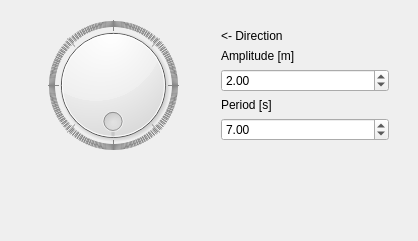
<?xml version="1.0" encoding="UTF-8"?>
<ui version="4.0">
 <class>frmAiryWave</class>
 <widget class="QWidget" name="frmAiryWave">
  <property name="geometry">
   <rect>
    <x>0</x>
    <y>0</y>
    <width>418</width>
    <height>241</height>
   </rect>
  </property>
  <property name="windowTitle">
   <string>Form</string>
  </property>
  <property name="locale">
   <locale language="English" country="UnitedStates"/>
  </property>
  <layout class="QVBoxLayout" name="verticalLayout_2">
   <item>
    <widget class="QWidget" name="widget" native="true">
     <layout class="QGridLayout" name="gridLayout">
      <item row="1" column="2">
       <widget class="QWidget" name="widget_2" native="true">
        <layout class="QVBoxLayout" name="verticalLayout">
         <item>
          <widget class="QLabel" name="label">
           <property name="text">
            <string>&lt;- Direction</string>
           </property>
          </widget>
         </item>
         <item>
          <widget class="QLabel" name="label_2">
           <property name="text">
            <string>Amplitude [m]</string>
           </property>
          </widget>
         </item>
         <item>
          <widget class="QDoubleSpinBox" name="amplitude">
           <property name="singleStep">
            <double>0.500000000000000</double>
           </property>
           <property name="value">
            <double>2.000000000000000</double>
           </property>
          </widget>
         </item>
         <item>
          <widget class="QLabel" name="label_3">
           <property name="text">
            <string>Period [s]</string>
           </property>
          </widget>
         </item>
         <item>
          <widget class="QDoubleSpinBox" name="period">
           <property name="value">
            <double>7.000000000000000</double>
           </property>
          </widget>
         </item>
        </layout>
       </widget>
      </item>
      <item row="1" column="1">
       <widget class="QDial" name="heading">
        <property name="maximum">
         <number>360</number>
        </property>
        <property name="pageStep">
         <number>45</number>
        </property>
        <property name="value">
         <number>0</number>
        </property>
        <property name="orientation">
         <enum>Qt::Vertical</enum>
        </property>
        <property name="wrapping">
         <bool>true</bool>
        </property>
        <property name="notchTarget">
         <double>0.000000000000000</double>
        </property>
        <property name="notchesVisible">
         <bool>true</bool>
        </property>
       </widget>
      </item>
     </layout>
    </widget>
   </item>
   <item>
    <spacer name="verticalSpacer">
     <property name="orientation">
      <enum>Qt::Vertical</enum>
     </property>
     <property name="sizeHint" stdset="0">
      <size>
       <width>20</width>
       <height>8</height>
      </size>
     </property>
    </spacer>
   </item>
  </layout>
 </widget>
 <resources/>
 <connections/>
</ui>
